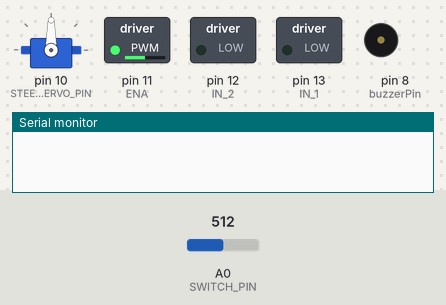
A sketch run on a simulated Arduino Uno, built with avr-gcc and run on an emulated ATmega328P. On the bench: servo, switched loads named in the sketch (green lamp = pin HIGH), buzzer (waves = sounding), the last lines printed to the serial monitor. The inputs (shaded band) are chosen by the test bench; at power-on: A0 (SWITCH_PIN) = 512.

Above: at 2.15 s.
2.2 s: A0 (SWITCH_PIN) set to 984
5.9 s: A0 (SWITCH_PIN) set to 1011
At 8.25 s:
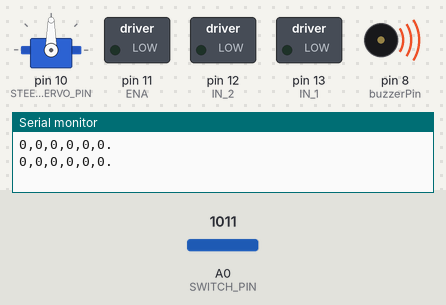
10.0 s: A0 (SWITCH_PIN) set to 990
At 11.55 s:
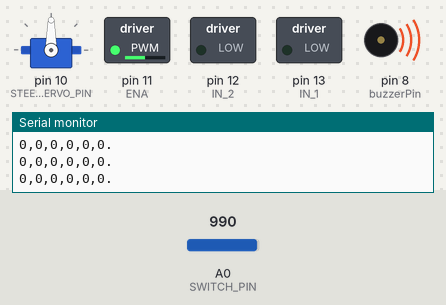
13.5 s: A0 (SWITCH_PIN) set to 1010
At 17.0 s:
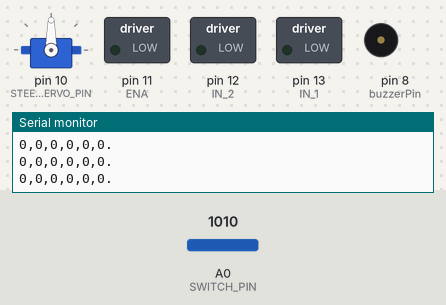
Timing chart, 0 to 18.0 s (numbered marks = the images above; inputs shaded):
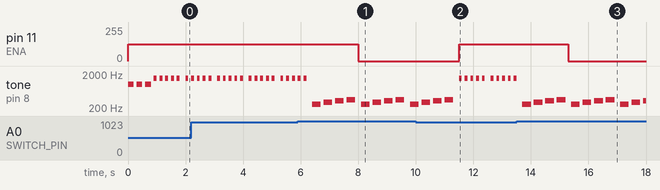

Measured:
- the behaviour switches between 1000 and 1001 on A0 (SWITCH_PIN) (found by bisection; images 0 and 1)
- after the input at 5.9 s, pin 11 (ENA): 127/255 → 0/255 after 2.1 s
- after the input at 10.0 s, pin 11 (ENA): 0/255 → 127/255 after 1.5 s
- after the input at 13.5 s, pin 11 (ENA): 127/255 → 0/255 after 1.8 s
- by itself, tone on pin 8 (buzzerPin): repeats every 1.7 s: 262 Hz 0.30 s, silent 0.10 s, 294 Hz 0.30 s, silent 0.10 s, 330 Hz 0.30 s, silent 0.10 s, 349 Hz 0.30 s, silent 0.20 s

The sketch:

test1.ino
```cpp
#include <Wire.h>
#include <Servo.h>

#define I2C_ADDRESS 0x08  // I2C address of this Arduino
#define SWITCH_PIN A0     // Switch pin

String receivedData = "";          // String to store the incoming message
bool receiving = false;            // Flag to check if we are in the middle of receiving a message
unsigned long lastReceiveTime = 0; // Time when the last data was received
unsigned long timeoutDuration = 500; // Timeout duration in milliseconds

// Motor control pins
#define ENA  11
#define IN_1 13
#define IN_2 12
#define buzzerPin  8           // Pin for the buzzer
#define STEERING_SERVO_PIN 10  // Pin connected to the steering servo

Servo STEERING;                // Create Servo object for steering

// Motor control variables
int maxSpeed = 255;
int minSpeed = 127;
int steeringAngle = 0;

// Variables to store the parsed values
int FR = 0, FL = 0, L1 = 0, L2 = 0, R1 = 0, R2 = 0;

// Function to parse the received message
void parseMessage(String message) {
  if (message.startsWith("-") && message.endsWith(".")) {
    // Remove the start and end markers
    message = message.substring(1, message.length() - 1);

    // Split the message into individual parts
    int firstComma = message.indexOf(',');
    int secondComma = message.indexOf(',', firstComma + 1);
    int thirdComma = message.indexOf(',', secondComma + 1);
    int fourthComma = message.indexOf(',', thirdComma + 1);
    int fifthComma = message.indexOf(',', fourthComma + 1);

    // Parse each value
    FR = message.substring(0, firstComma).toInt();
    FL = message.substring(firstComma + 1, secondComma).toInt();
    L1 = message.substring(secondComma + 1, thirdComma).toInt();
    L2 = message.substring(thirdComma + 1, fourthComma).toInt();
    R1 = message.substring(fourthComma + 1, fifthComma).toInt();
    R2 = message.substring(fifthComma + 1).toInt();
  } else {
    // Invalid message format
    Serial.println("Error: Invalid message format");
  }
}

// Existing buzzer functions
void BuzzerRobotStart() {
  for (int i = 0; i < 3; i++) {
    tone(buzzerPin, 1000);  // Frequency of 1000 Hz
    delay(200);
    noTone(buzzerPin);
    delay(100);
  }
}

void BuzzerRobotEnd() {
  tone(buzzerPin, 500);  // Lower frequency for end sound
  delay(1000);           // Long beep for 1 second
  noTone(buzzerPin);
}

void BuzzerRobotError() {
  for (int i = 0; i < 5; i++) {
    tone(buzzerPin, 1500);  // Higher frequency for error
    delay(100);
    noTone(buzzerPin);
    delay(100);
  }
}

void BuzzerRobotSpecial() {
  int melody[] = { 262, 294, 330, 349 };  // Notes for C, D, E, F
  for (int i = 0; i < 4; i++) {
    tone(buzzerPin, melody[i]);
    delay(300);
    noTone(buzzerPin);
    delay(100);
  }
}

// Stop the motors
void StopMotors() {
  digitalWrite(IN_1, LOW);
  digitalWrite(IN_2, LOW);
  analogWrite(ENA, 0); // Stop motor by setting speed to 0
}

// Hold the motors in place
void HoldMotors() {
  digitalWrite(IN_1, HIGH);
  digitalWrite(IN_2, HIGH);
  analogWrite(ENA, 0); // Stop motor by setting speed to 0
}

// Check if the switch is on
bool isSwitchOn(int value) {
  return value > 1000; // Return true if analog reading is close to 1023 (switch on)
}

// Function to handle data received over I2C
void receiveEvent(int bytesReceived) {
  while (Wire.available()) {
    char c = Wire.read(); // Read one byte from I2C
    if (c == '-') {
      // Start of a new message
      receivedData = "-";
      receiving = true;
    } else if (c == '.' && receiving) {
      // End of the message
      receivedData += ".";
      receiving = false;
      lastReceiveTime = millis(); // Update the last received time
    } else if (receiving) {
      // Append to the message if we're in the middle of receiving
      receivedData += c;
    }
  }

  // Reset the timeout and process data immediately
  if (!receiving && receivedData.length() > 0) {
    lastReceiveTime = millis(); // Update the last received time
  }
}

// Function to print the lidar output data in the serial monitor
void printLidarData() {
  // Check if data was recently received
  if (millis() - lastReceiveTime <= timeoutDuration) {
    if (receivedData.length() > 0) {
      Serial.println(receivedData); // Print received data
    }
  } else {
    // Timeout occurred, clear the received data
    receivedData = ""; // Clear the string to avoid re-parsing old data
    Serial.println("0,0,0,0,0,0."); // Print zeros for timeout
    // Trigger special buzzer sound when printing zeros
    BuzzerRobotSpecial();
  }
}

// Motor control function
void controlRobot(int speedInput, int steeringInput) {
  // Map speedInput from -100 to 100 to motor speed range
  int motorSpeed = map(abs(speedInput), 0, 100, minSpeed, maxSpeed);

  // Set motor direction based on the sign of speedInput
  if (speedInput > 0) {
    // Move forward
    digitalWrite(IN_1, HIGH);
    digitalWrite(IN_2, LOW);
  } else if (speedInput < 0) {
    // Move backward
    digitalWrite(IN_1, LOW);
    digitalWrite(IN_2, HIGH);
  } else {
    // Stop motors
    StopMotors();
  }

  // Set motor speed
  analogWrite(ENA, motorSpeed);

  // Map steeringInput from -100 to 100 to servo angle range (120 to 60 degrees)
  steeringAngle = map(steeringInput, -100, 100, 120, 60);

  // Set servo position
  STEERING.write(steeringAngle);
}

// Adjust robot control based on distance
void adjustControlBasedOnDistance(int requiredDistance) {
  // Calculate the average of R1 and R2
  int averageDistance = (R1 + R2) / 2;

  // Determine action based on the average distance
  if (averageDistance == requiredDistance ||
      (averageDistance >= requiredDistance - 5 && averageDistance <= requiredDistance + 5)) {
    // Distance matches required or is within ±5; steer to the center and go forward
    controlRobot(50, 0); // Fixed speed of 50, no steering
  } else if (averageDistance > 350) {
    // Object is too far; move straight
    controlRobot(30, 0); // Fixed speed, no steering
  } else if (averageDistance < requiredDistance - 20) {
    // Object is too close, turn sharply left
    controlRobot(30, -70); // Fixed speed, sharp left turn
  } else if (averageDistance < requiredDistance) {
    // Object is closer than the required distance, turn gently left
    controlRobot(30, -50); // Fixed speed, gentle left turn
  }  else if (averageDistance > requiredDistance + 20) {
    // Object is farther than the required distance, turn slightly right
    controlRobot(30, 70); // Fixed speed, turn right
  } else if (averageDistance > requiredDistance) {
    // Object is near the required distance, turn gently right
    controlRobot(30, 50); // Fixed speed, gentle right turn
  }else {
    // Stop if distance is invalid or not in range
    controlRobot(0, 0);
  }
}


// Robot action function
void act() {
  printLidarData();
  if (millis() - lastReceiveTime <= timeoutDuration) { // Only act if data is fresh
    parseMessage(receivedData);  // Parse the received data
    adjustControlBasedOnDistance(20); // Adjust based on required distance (30 cm)
  } else {
    StopMotors(); // Stop the robot if data is outdated
  }
}

void setup() {
  Wire.begin(I2C_ADDRESS);          // Join the I2C bus with the specified address
  Wire.onReceive(receiveEvent);     // Register the receive event
  Serial.begin(9600);               // Start the Serial Monitor

  // Initialize motor pins
  pinMode(ENA, OUTPUT);
  pinMode(IN_1, OUTPUT);
  pinMode(IN_2, OUTPUT);

  // Set buzzer pin as output
  pinMode(buzzerPin, OUTPUT);

  // Attach servo
  STEERING.attach(STEERING_SERVO_PIN);

  // Stop motors and set servo to neutral position
  StopMotors();
  controlRobot(0, 0);
  BuzzerRobotStart();
}

void loop() {
  int switchValue = analogRead(SWITCH_PIN); // Read the analog value of the switch

  if (isSwitchOn(switchValue)) { // Check if switch is on
    act();                       // Perform robot actions
  } else {
    StopMotors();                // Stop motors when the switch is off
    controlRobot(0, 0);          // Reset control
    BuzzerRobotError();
  }

  delay(100); // Short delay for stability
}
```
